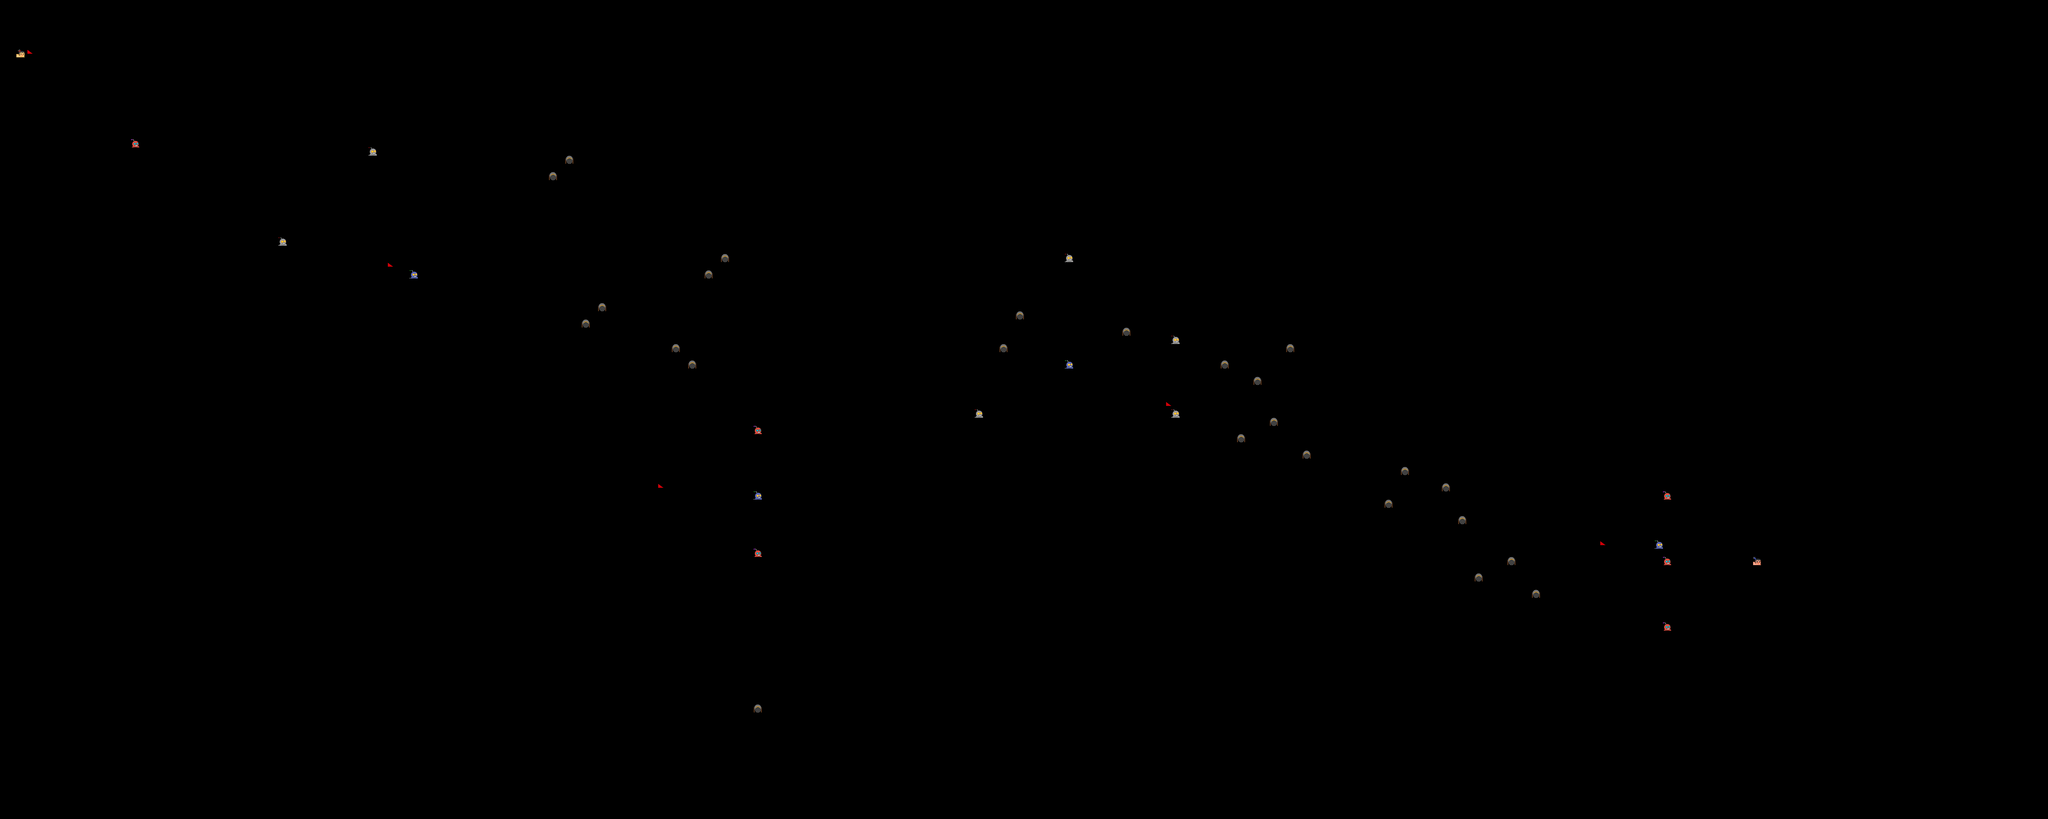

Rendered tile map (Tiled .tmx) drawn with the repository's tilesets; below, a short description and the map source with its tile grids summarised:
An orthogonal 250x100 tile map with 32x32 px tiles, 1 tile layer (Tile Layer 1).

<map version="1.0" orientation="orthogonal" renderorder="right-down" width="250" height="100" tilewidth="32" tileheight="32" nextobjectid="1">
 <tileset firstgid="1" name="tiles" tilewidth="32" tileheight="32" tilecount="900">
  <image source="hyptosis.png" width="960" height="960" />
 </tileset>
 <layer name="Tile Layer 1" width="250" height="100">
  <data>[25000 cells, 48 non-empty, 7 distinct tile ids]</data>
 </layer>
</map>
